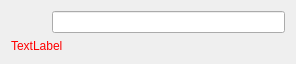
<?xml version="1.0" encoding="UTF-8"?>
<ui version="4.0">
 <class>Launcher_Container</class>
 <widget class="QWidget" name="Launcher_Container">
  <property name="geometry">
   <rect>
    <x>0</x>
    <y>0</y>
    <width>296</width>
    <height>58</height>
   </rect>
  </property>
  <property name="maximumSize">
   <size>
    <width>16777215</width>
    <height>16777215</height>
   </size>
  </property>
  <property name="windowTitle">
   <string>Form</string>
  </property>
  <property name="styleSheet">
   <string notr="true"/>
  </property>
  <layout class="QVBoxLayout" name="verticalLayout">
   <item>
    <layout class="QHBoxLayout" name="horizontalLayout_2">
     <item>
      <widget class="QLabel" name="Label">
       <property name="minimumSize">
        <size>
         <width>35</width>
         <height>20</height>
        </size>
       </property>
       <property name="text">
        <string/>
       </property>
       <property name="pixmap">
        <pixmap>SP_FileDialogContentsView</pixmap>
       </property>
       <property name="scaledContents">
        <bool>true</bool>
       </property>
      </widget>
     </item>
     <item>
      <widget class="MLineEdit" name="LineEdit">
       <property name="text">
        <string/>
       </property>
      </widget>
     </item>
    </layout>
   </item>
   <item>
    <widget class="QLabel" name="Error_Label">
     <property name="styleSheet">
      <string notr="true">color:red</string>
     </property>
     <property name="text">
      <string>TextLabel</string>
     </property>
    </widget>
   </item>
  </layout>
 </widget>
 <customwidgets>
  <customwidget>
   <class>MLineEdit</class>
   <extends>QLineEdit</extends>
   <header>dayu_widgets/line_edit.h</header>
  </customwidget>
 </customwidgets>
 <resources/>
 <connections/>
</ui>
